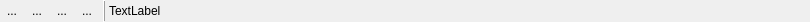
<?xml version="1.0" encoding="UTF-8"?>
<ui version="4.0">
 <class>gams::studio::debugger::DebugWidget</class>
 <widget class="QWidget" name="gams::studio::debugger::DebugWidget">
  <property name="geometry">
   <rect>
    <x>0</x>
    <y>0</y>
    <width>810</width>
    <height>22</height>
   </rect>
  </property>
  <property name="windowTitle">
   <string>Form</string>
  </property>
  <layout class="QHBoxLayout" name="horizontalLayout">
   <property name="spacing">
    <number>1</number>
   </property>
   <property name="leftMargin">
    <number>0</number>
   </property>
   <property name="topMargin">
    <number>0</number>
   </property>
   <property name="rightMargin">
    <number>0</number>
   </property>
   <property name="bottomMargin">
    <number>0</number>
   </property>
   <item>
    <widget class="QToolButton" name="tbRun">
     <property name="toolTip">
      <string>Continue running</string>
     </property>
     <property name="text">
      <string>...</string>
     </property>
     <property name="icon">
      <iconset resource="../../icons/icons.qrc">
       <normaloff>:/solid/play</normaloff>:/solid/play</iconset>
     </property>
     <property name="autoRaise">
      <bool>true</bool>
     </property>
    </widget>
   </item>
   <item>
    <widget class="QToolButton" name="tbStep">
     <property name="toolTip">
      <string>Step to the next possible line</string>
     </property>
     <property name="text">
      <string>...</string>
     </property>
     <property name="icon">
      <iconset resource="../../icons/icons.qrc">
       <normaloff>:/solid/step</normaloff>:/solid/step</iconset>
     </property>
     <property name="autoRaise">
      <bool>true</bool>
     </property>
    </widget>
   </item>
   <item>
    <widget class="QToolButton" name="tbPause">
     <property name="toolTip">
      <string>Pause at the next possible line</string>
     </property>
     <property name="text">
      <string>...</string>
     </property>
     <property name="icon">
      <iconset resource="../../icons/icons.qrc">
       <normaloff>:/solid/pause</normaloff>:/solid/pause</iconset>
     </property>
     <property name="autoRaise">
      <bool>true</bool>
     </property>
    </widget>
   </item>
   <item>
    <widget class="QToolButton" name="tbStop">
     <property name="toolTip">
      <string>Stops the execution</string>
     </property>
     <property name="text">
      <string>...</string>
     </property>
     <property name="icon">
      <iconset resource="../../icons/icons.qrc">
       <normaloff>:/solid/kill</normaloff>:/solid/kill</iconset>
     </property>
     <property name="autoRaise">
      <bool>true</bool>
     </property>
    </widget>
   </item>
   <item>
    <widget class="QFrame" name="frame">
     <property name="minimumSize">
      <size>
       <width>8</width>
       <height>0</height>
      </size>
     </property>
     <property name="maximumSize">
      <size>
       <width>8</width>
       <height>16777215</height>
      </size>
     </property>
     <property name="frameShape">
      <enum>QFrame::VLine</enum>
     </property>
     <property name="frameShadow">
      <enum>QFrame::Raised</enum>
     </property>
    </widget>
   </item>
   <item>
    <widget class="QLabel" name="laInfo">
     <property name="text">
      <string>TextLabel</string>
     </property>
    </widget>
   </item>
  </layout>
 </widget>
 <resources>
  <include location="../../icons/icons.qrc"/>
 </resources>
 <connections/>
</ui>
